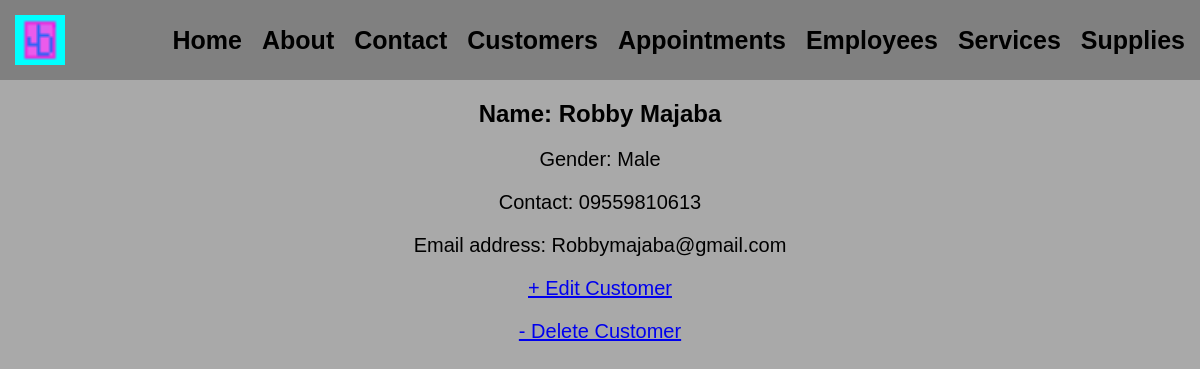
Screenshot of /customer/1 with the database file from the repository.
### app/models.py (models this page shows, shortened)
class Customer(models.Model):
    customer_id = models.AutoField(primary_key=True)
    Fname = models.CharField(max_length=15)
    Lname = models.CharField(max_length=15)
    gender = models.CharField(max_length=10)
    contacts = models.CharField(max_length=15)
    email_address = models.EmailField(max_length=255)

### app/views.py (the view)
# urls.py: path('customer/<int:pk>', CustomerDetailView.as_view(), name='customer_detail'),
class CustomerDetailView(DetailView):
    model = Customer
    context_object_name = 'customers'
    template_name = 'app/Customers_detail.html'

### app/templates/app/Customers_detail.html
{% extends 'app/base.html' %}
{% load static %}
{% block content %}
        <div class="customers">
            <h2>Name: {{ customers.Fname }} {{ customers.Lname }}</h2>
            <p>Gender: {{ customers.gender }}</p>
            <p>Contact: {{ customers.contacts }}</p>
            <p>Email address: {{ customers.email_address }}</p>
        </div>
    <p><a href="{% url 'customer_update' customers.pk %}">+ Edit Customer</a></p>
    <p><a href="{% url 'customer_delete' customers.pk %}">- Delete Customer</a></p>
{% endblock content %}

### static/css/base.css (style rules this page uses)
body { font-family: Arial, sans-serif; margin: 0; padding: 0; background-color: darkgray; }
h2 { text-align:center; }
p { text-align: Center; font-size: 20px; }

### rows the page displays
Customer: Fname "Robby", Lname "Majaba", gender "Male", contacts "09559810613", email_address "Robbymajaba@gmail.com"
